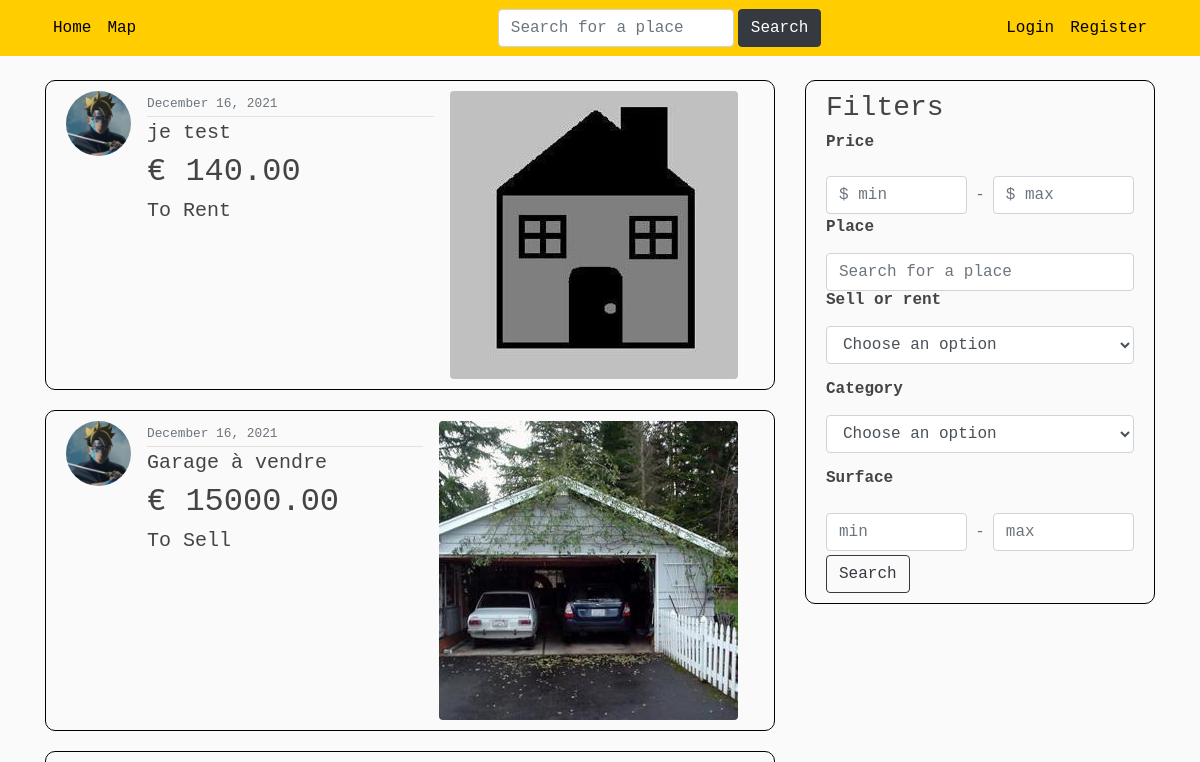
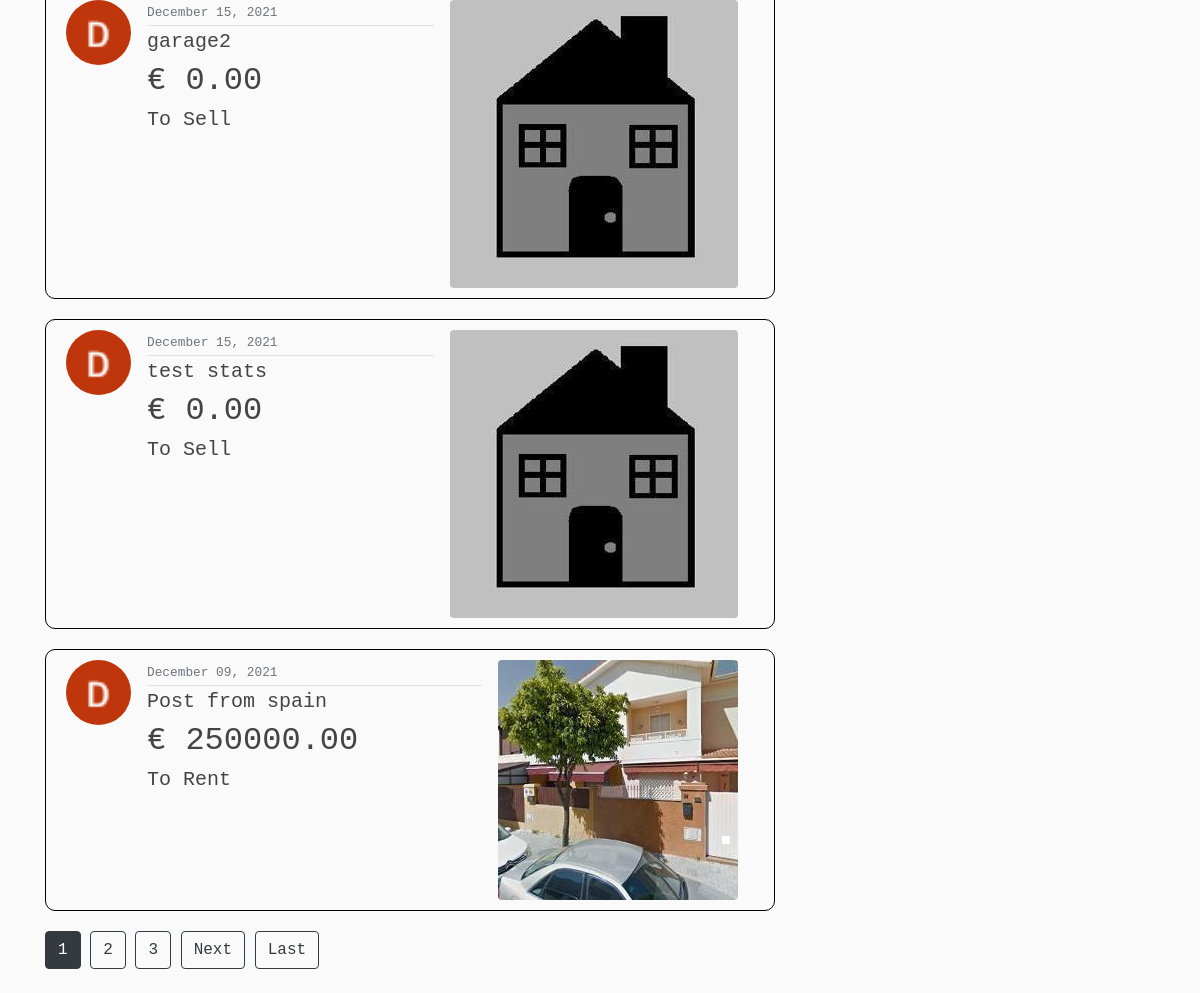
The page / on the database its author committed (2 pictures, top to bottom).
### blog/models.py (models this page shows, shortened)
class Post(models.Model): #creation d'un Post
    title = models.CharField(max_length=100)
    price = models.DecimalField(default=0, max_digits= 15, decimal_places=2)
    sell_rent = models.CharField(default= 'S', max_length=10, choices=SELLORRENT_CHOICES)
    localisation = models.CharField(default='Bruxelles',max_length=100)
    address = models.TextField(default='Boulevard du Triomphe 1 , 1050 Bruxelles')
    lat = models.FloatField(blank=True, null=True)  # blank pour autoriser des valeurs vides
    long = models.FloatField(blank=True, null=True)
    category = models.CharField(default= 'H', max_length=10, choices=CATEGORIES)
    surface = models.DecimalField(default=0, max_digits= 8, decimal_places=2)
    content = models.TextField()
    image = models.ImageField(default='defaultAnnounce.jpg', upload_to='announce_pics')
    image2 = models.ImageField(default='defaultAnnounce.jpg', upload_to='announce_pics')
    image3 = models.ImageField(default='defaultAnnounce.jpg', upload_to='announce_pics')
    date_posted = models.DateTimeField(default=timezone.now)
    author = models.ForeignKey(User, on_delete=models.CASCADE) #reférence à une autre classe (clé étrangère)
    number_views = models.IntegerField(default=0)

### users/models.py (models this page shows, shortened)
class Profile(models.Model):
    user = models.OneToOneField(User, on_delete=models.CASCADE) #CASCADE : si je supprime l'utilisateur, le profil sera supprimé aussi. Mais si je supprime le profil, l'utilisateur ne sera pas supprimé
    image = models.ImageField(default='default.jpg', upload_to='profile_pics') #default = image par défaut si l'user ne choisit aucune pdp
    price_preference = models.DecimalField(default=0, max_digits=15, decimal_places=2) #prix maximum préféré
    localisation_preference = models.CharField(default='Bruxelles', max_length=100) #localisation préférée
    sell_rent_preference = models.CharField(default='S', max_length=10, choices=SELLORRENT_CHOICES) #a vendre ou a louer

### blog/views.py (the view)
# urls.py: path('', PostListView.as_view(), name='blog-home'), # localhost:8000/blog/
class PostListView(ListView): #affichage de tous les posts (home.html)
    model = Post
    template_name = 'blog/home.html' # <app>/<model>_<viewtype>.html
    context_object_name = 'posts'
    ordering = ['-date_posted'] #permet d'afficher les posts du plus récent au plus ancien (grâce au '-' devant date_posted)
    paginate_by = 5 #nombre de posts qui vont être affichés sur une page

### blog/templates/blog/home.html (shortened to what this page needs)
{% extends "blog/base.html" %}
{% block content %}
{% for post in posts %}
<a class="content-article" href="{% url 'post-detail' post.id %}">
    <article class="media content-section">
        <img class="rounded-circle article-img" src="{{ post.author.profile.image.url }}">
        <div class="media-body">
            <div class="article-metadata">
                <small class="text-muted">{{ post.date_posted|date:"F d, Y" }}</small>
            </div>
            <h5 class="display-5">{{ post.title }}</h5>
            <h2 class="article-content">€ {{ post.price }}</h2>
            <h5 class="article-content">{{ post.get_sell_rent_display }}</h5>
        </div>
        <img class="rounded float-left ml-3 mr-3" src="{{ post.image.url }}">
    </article>
</a>
{% endfor %}
{% if is_paginated %}
        {% for num in page_obj.paginator.page_range %}
            {% if page_obj.number == num %}
                <a class="btn btn-dark mb-4" href="?page={{ num }}">{{ num }}</a>
            {% elif num > page_obj.number|add:'-3' and num < page_obj.number|add:'3' %}
                <a class="btn btn-outline-dark mb-4" href="?page={{ num }}">{{ num }}</a>
            {% endif %}
        {% endfor %}
        {% if page_obj.has_next %}
                <a class="btn btn-outline-dark mb-4" href="?page={{ page_obj.next_page_number }}">Next</a>
                <a class="btn btn-outline-dark mb-4" href="?page={{ page_obj.paginator.num_pages }}">Last</a>
        {% endif %}
{% endif %}
</div>
        <section class="col-md-4">
            <div class="content-section">
                <h3>Filters</h3>
                <form action="{% url 'blog-filter' %}" method=GET>
                    <h6 class="font-weight-bold mb-3">Price</h6>
                    <div class="d-flex align-items-center mt-4 pb-1">
                        <div class="md-form md-outline my-0">
                            <input class="form-control mb-0" name="priceMin" placeholder="$ min">
                        </div>
                        <p class="px-2 mb-0 text-muted"> - </p>
                        <div class="md-form md-outline my-0">
                            <input class="form-control mb-0" name="priceMax" placeholder="$ max">
                        </div>
                    </div>
                    <h6 class="font-weight-bold mb-3">Place</h6>
                    <input aria-label="Search" class="form-control me-2" name="localisation" placeholder="Search for a place"
                           type="search">
                    <h6 class="font-weight-bold mb-3">Sell or rent</h6>
                    <div class="form-group">
                        <select class="form-control" name="sellOrRent" >
                            <option>Choose an option</option>
                        </select>
                    </div>
                    <h6 class="font-weight-bold mb-3">Category</h6>
                    <div class="form-group">
                        <select class="form-control" name="category" >
                            <option>Choose an option</option>
                        </select>
                    </div>
                    <h6 class="font-weight-bold mb-3">Surface</h6>
                    <div class="d-flex align-items-center mt-4 pb-1">
                        <div class="md-form md-outline my-0">
                            <input class="form-control mb-0"  name="surfaceMin" placeholder="min" type="text">
                        </div>
                        <p class="px-2 mb-0 text-muted"> - </p>
                        <div class="md-form md-outline my-0">
                            <input class="form-control mb-0" name="surfaceMax" placeholder="max" type="text">
                        </div>
                    </div>
                    <button class="btn btn-outline-dark" type="submit">Search</button>
                </form>
            </div>
        </section>
{% endblock content %}

### blog/static/blog/main.css (style rules this page uses)
body { font-family: 'Courier New', monospace; background: #fafafa; color: #333333; margin-top: 5rem; }
h1, h2, h3, h4, h5, h6 { color: #444444; }
.content-section { transition: box-shadow .3s; background: #fafafa; padding: 10px 20px; border: 1px solid black; border-radius: 10px; margin-bottom: 20px; }
.article-content { white-space: pre-line; }
.article-img { height: 65px; width: 65px; margin-right: 16px; }
.article-metadata { padding-bottom: 1px; margin-bottom: 4px; border-bottom: 1px solid #e3e3e3 }

### rows shown on the page
Post: author.profile.image (picture), date_posted "December 16, 2021", title "je test", price "140.00", sell_rent "To Rent", image (placeholder picture)
Post: author.profile.image (picture), date_posted "December 16, 2021", title "Garage à vendre", price "15000.00", sell_rent "To Sell", image (picture)
Post: author.profile.image (picture), date_posted "December 15, 2021", title "garage2", price "0.00", sell_rent "To Sell", image (placeholder picture)
Post: author.profile.image (picture), date_posted "December 15, 2021", title "test stats", price "0.00", sell_rent "To Sell", image (placeholder picture)
Post: author.profile.image (picture), date_posted "December 09, 2021", title "Post from spain", price "250000.00", sell_rent "To Rent", image (picture)

### other values the page prints
{{ num }} "1"
{{ num }} "2" "3"
